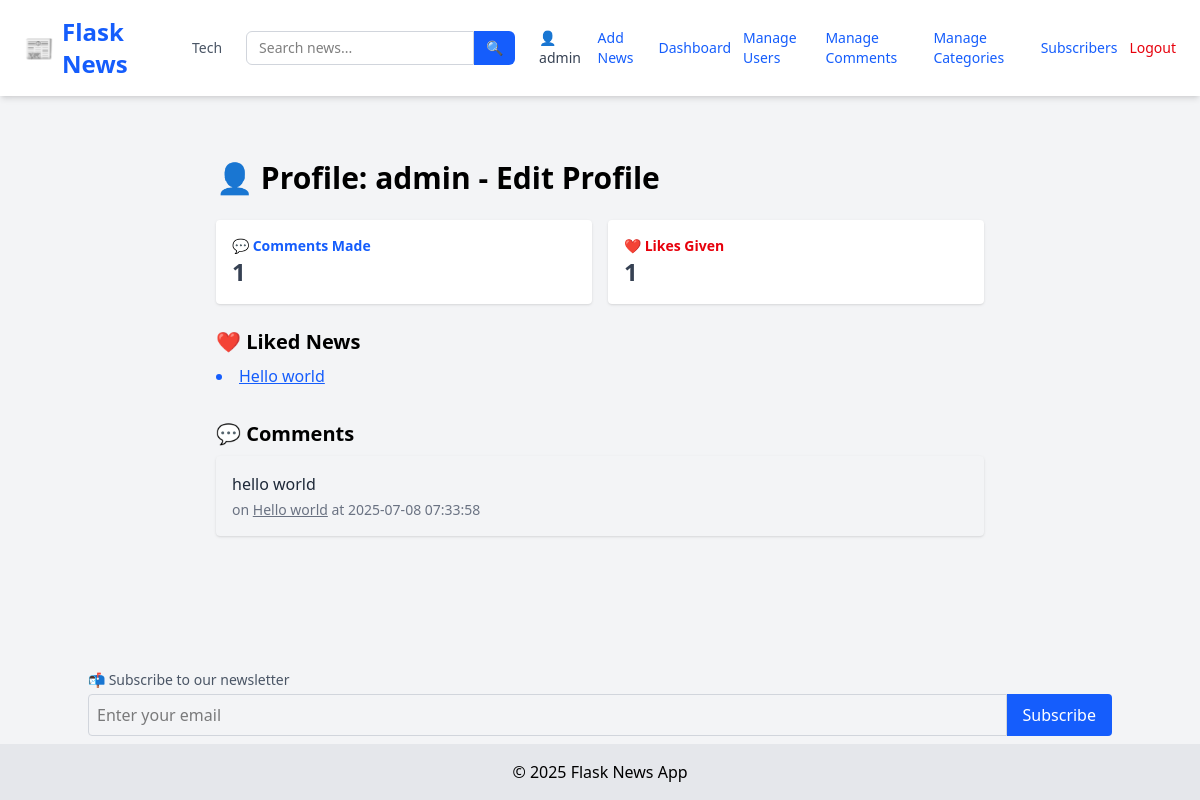
/user/admin@gmail.com (signed in), run on the app's committed database.
### tables this page shows
CREATE TABLE categories (
            id INTEGER PRIMARY KEY AUTOINCREMENT,
            name TEXT UNIQUE NOT NULL
        );

CREATE TABLE users (
            id INTEGER PRIMARY KEY AUTOINCREMENT,
            username TEXT NOT NULL,
            email TEXT UNIQUE NOT NULL,
            password TEXT NOT NULL,
            role TEXT DEFAULT 'user'
        );

CREATE TABLE news (
            id INTEGER PRIMARY KEY AUTOINCREMENT,
            title TEXT,
            content TEXT,
            image TEXT,
            author_id INTEGER,
            category_id INTEGER,
            view_count INTEGER DEFAULT 0,
            FOREIGN KEY(author_id) REFERENCES users(id),
            FOREIGN KEY(category_id) REFERENCES categories(id)
        );

CREATE TABLE comments (
            id INTEGER PRIMARY KEY AUTOINCREMENT,
            content TEXT,
            created_at TEXT,
            user_id INTEGER,
            news_id INTEGER,
            FOREIGN KEY(user_id) REFERENCES users(id),
            FOREIGN KEY(news_id) REFERENCES news(id)
        );

### app/user_routes.py (the view)
@user.route('/user/<email>')
def user_profile(email):
    if current_user.email != email:
        return redirect(url_for("main.home"))
    conn = sqlite3.connect(current_app.config['DATABASE'])
    c = conn.cursor()
    c.execute("SELECT id, username FROM users WHERE email = ?", (email,))
    user_row = c.fetchone()
    if not user_row:
        conn.close()
        return "User not found", 404
    user_id = user_row[0]
    c.execute('''
        SELECT news.title, comments.content, comments.created_at, comments.news_id
        FROM comments
        JOIN news ON comments.news_id = news.id
        WHERE comments.user_id = ?
        ORDER BY comments.created_at DESC
    ''', (user_id,))
    comments = c.fetchall()
    c.execute("SELECT COUNT(*) FROM comments WHERE user_id = ?", (user_id,))
    comment_count = c.fetchone()[0]
    c.execute('''
        SELECT news.id, news.title
        FROM likes
        JOIN news ON likes.news_id = news.id
        WHERE likes.user_id = ?
    ''', (user_id,))
    liked_news = c.fetchall()
    c.execute("SELECT COUNT(*) FROM likes WHERE user_id = ?", (user_id,))
    like_count = c.fetchone()[0]
    conn.close()
    return render_template("user_profile.html", user=user_row, comments=comments, liked_news=liked_news,
                           comment_count=comment_count, like_count=like_count)

### app/__init__.py (called while the page is built)
def create_app():
    app = Flask(__name__, instance_relative_config=True)
    app.config.from_object('config.Config')
    from app.routes import main
    app.register_blueprint(main)
    from app.admin_routes import admin
    app.register_blueprint(admin)
    from app.user_routes import user
    app.register_blueprint(user)
    init_db(app)
    login_manager.init_app(app)
    @login_manager.user_loader
    def user_loader(user_id):
        return load_user(user_id)
    @app.context_processor
    def inject_now():
        return {'now': datetime.now}
    @app.context_processor
    def inject_categories():
        conn = sqlite3.connect(current_app.config['DATABASE'])
        c = conn.cursor()
        c.execute("SELECT id, name FROM categories ORDER BY name ASC")
        categories = c.fetchall()
        conn.close()
        return {'categories': categories}
    return app

### app/models.py (called while the page is built)
def load_user(user_id):
    conn = sqlite3.connect(current_app.config['DATABASE'])
    c = conn.cursor()
    c.execute("SELECT id, username,email, role FROM users WHERE id = ?", (user_id,))
    row = c.fetchone()
    conn.close()
    if row:
        return User(*row)
    return None

### app/templates/user_profile.html (shortened to what this page needs)
{% extends "layout.html" %}  {% block content %}
<div class="max-w-3xl mx-auto py-10">
  <h1 class="text-3xl font-bold mb-6">
    👤 Profile: {{ user[1] }} -
    <a href="{{ url_for('user.edit_profile') }}">Edit Profile</a>
  </h1>
  <div class="grid grid-cols-2 gap-4 mb-6 text-sm text-gray-700">
    <div class="bg-white p-4 rounded shadow">
      <p class="font-semibold text-blue-600">💬 Comments Made</p>
      <p class="text-2xl font-bold">{{ comment_count }}</p>
    </div>
    <div class="bg-white p-4 rounded shadow">
      <p class="font-semibold text-red-600">❤️ Likes Given</p>
      <p class="text-2xl font-bold">{{ like_count }}</p>
    </div>
  </div>
  <section class="mb-8">
    <h2 class="text-xl font-semibold mb-2">❤️ Liked News</h2>
    {% if liked_news %}
    <ul class="list-disc list-inside text-blue-600">
      {% for news in liked_news %}
      <li>
        <a href="{{ url_for('main.view_news', id=news[0]) }}" class="underline"
          >{{ news[1] }}</a
        >
      </li>
      {% endfor %}
    </ul>
    {% else %}
    <p class="text-gray-500">No liked news yet.</p>
    {% endif %}
  </section>
  <section>
    <h2 class="text-xl font-semibold mb-2">💬 Comments</h2>
    {% if comments %}
    <div class="space-y-4">
      {% for comment in comments %}
      <div class="bg-gray-100 p-4 rounded shadow-sm">
        <p class="text-gray-800">{{ comment[1] }}</p>
        <p class="text-sm text-gray-500 mt-1">
          on
          <a
            href="{{ url_for('main.view_news', id=comment[3]) }}"
            class="underline"
            >{{ comment[0] }}</a
          >
          at {{ comment[2] }}
        </p>
      </div>
      {% endfor %}
    </div>
    {% else %}
    <p class="text-gray-500">No comments yet.</p>
    {% endif %}
  </section>
</div>
{% endblock %}

### app/templates/layout.html (shortened to what this page needs)
<!DOCTYPE html>
<html lang="en">
  <head>
    <link
      rel="stylesheet"
      href="https://cdnjs.cloudflare.com/ajax/libs/font-awesome/4.7.0/css/font-awesome.min.css"
    />
    <script src="https://cdn.jsdelivr.net/npm/@tailwindcss/browser@4"></script>
  </head>
  <body class="bg-gray-100 min-h-screen flex flex-col">
    <nav
      class="bg-white shadow-md px-6 py-4 flex flex-wrap md:flex-nowrap justify-between items-center"
    >
      <a
        href="/"
        class="text-2xl font-extrabold text-blue-600 flex items-center gap-2"
      >
        📰 <span>Flask News</span>
      </a>
      <div
        class="flex flex-wrap justify-center gap-3 mt-4 md:mt-0 md:ml-6 text-sm text-gray-600 font-medium"
      >
        {% for cat in categories %}
        <a
          href="{{ url_for('main.filter_by_category', name=cat[1]) }}"
          class="hover:text-blue-600 transition-colors"
        >
          {{ cat[1] }}
        </a>
        {% endfor %}
      </div>
      <form
        method="GET"
        action="{{ url_for('main.search') }}"
        class="flex mt-4 md:mt-0 md:ml-6"
      >
        <input
          type="text"
          name="q"
          placeholder="Search news..."
          required
          class="px-3 py-1.5 border rounded-l-md border-gray-300 focus:outline-none focus:ring focus:border-blue-500 text-sm"
        />
        <button
          type="submit"
          class="px-3 py-1.5 bg-blue-600 text-white rounded-r-md text-sm hover:bg-blue-700 transition-colors"
        >
          🔍
        </button>
      </form>
      <div class="flex items-center gap-3 mt-4 md:mt-0 md:ml-6 text-sm">
        {% if current_user.is_authenticated %}
        <a href="{{ url_for('user.user_profile', email=current_user.email) }}"
          ><span class="text-gray-700">👤 {{ current_user.username }}</span></a
        >
        {% if current_user.role == 'admin' %}
        <a href="/add" class="text-blue-600 hover:underline">Add News</a>
        <a
          href="{{url_for('admin.dashboard')}}"
          class="text-blue-600 hover:underline"
          >Dashboard</a
        >
        <a
          href="{{ url_for('admin.manage_users') }}"
          class="text-blue-600 hover:underline"
          >Manage Users</a
        >
        <a
          href="{{ url_for('admin.manage_comments') }}"
          class="text-blue-600 hover:underline"
        >
          Manage Comments</a
        >
        <a
          href="{{ url_for('admin.manage_categories') }}"
          class="text-blue-600 hover:underline"
        >
          Manage Categories</a
        >
        <a
          href="{{ url_for('admin.view_subscribers') }}"
          class="text-blue-600 hover:underline"
          >Subscribers</a
        >
        {% endif %}
        <a href="/logout" class="text-red-600 hover:underline">Logout</a>
        {% else %}
        <a href="/login" class="text-blue-600 hover:underline">Login</a>
        <a href="/register" class="text-blue-600 hover:underline">Register</a>
        {% endif %}
      </div>
    </nav>
    <main class="flex-grow container mx-auto p-6">
       {% block content %}{% endblock %}
    </main>
    <div class="container mx-auto mb-2">
      <form action="{{ url_for('user.subscribe') }}" method="POST" class="mt-4">
        <label class="block text-sm text-gray-600 mb-1"
          >📬 Subscribe to our newsletter</label
        >
        <div class="flex">
          <input
            type="email"
            name="email"
            required
            placeholder="Enter your email"
            class="w-full p-2 rounded-l border border-gray-300"
          />
          <button type="submit" class="bg-blue-600 text-white px-4 rounded-r">
            Subscribe
          </button>
        </div>
      </form>
    </div>
    <footer class="bg-gray-200 text-center py-4">
      &copy; {{ now().year }} Flask News App
    </footer>
  </body>
</html>

### data on the page
categories: name "Tech"
users: username "admin"
news: title "Hello world"
comments: content "hello world", title "Hello world", created_at "2025-07-08 07:33:58"

### other printed values
{{ comment_count }} "1"
{{ like_count }} "1"
